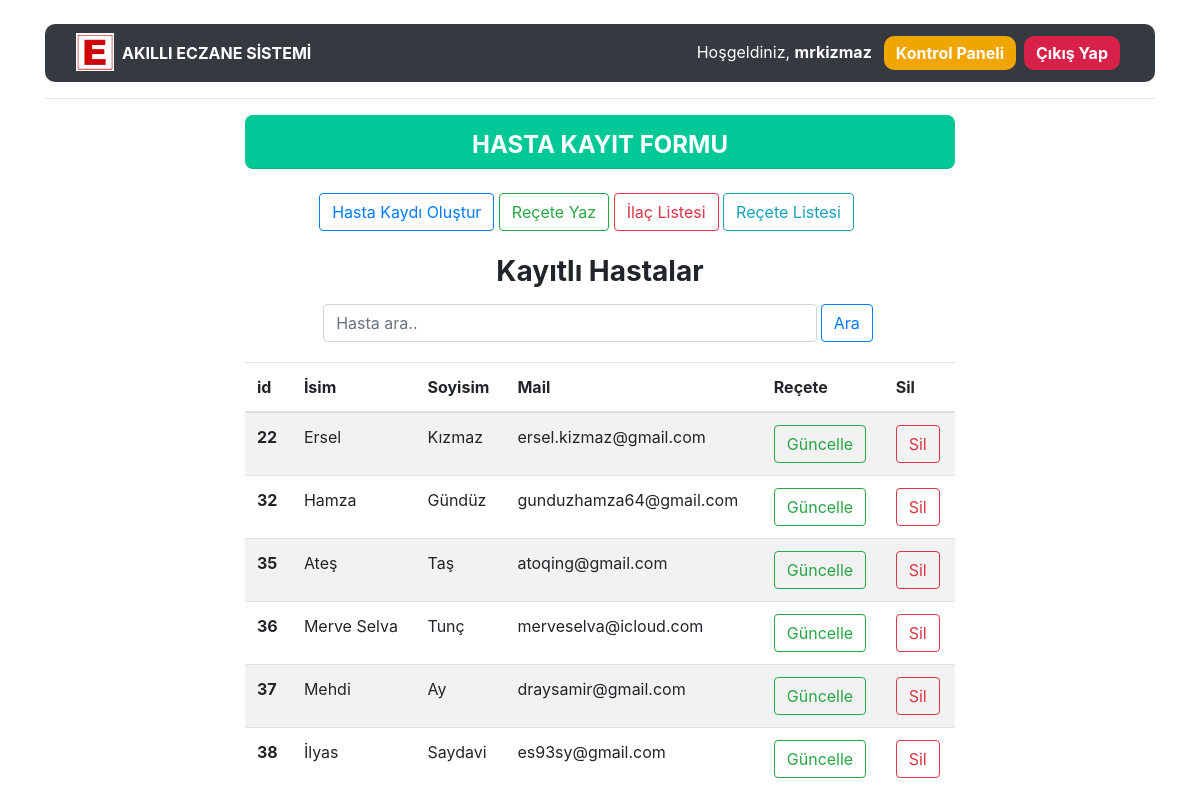
The app's page /medicines/dashboard/ (signed in) with its own data.
### medicine/models.py (models this page shows, shortened)
class Patient(models.Model):
    first_name=models.CharField(max_length=30,verbose_name="İsim")
    last_name = models.CharField(max_length=30,verbose_name="Soyisim")
    mail=models.EmailField(max_length=50,verbose_name="Mail")
    created_date=models.DateTimeField(auto_now=True,verbose_name="Oluşturulma Tarihi")

### medicine/views.py (the view)
# urls.py: path('dashboard/', views.dashboard, name = 'dashboard'),
@login_required(login_url="user:login")
def dashboard(request):
    keyword=request.GET.get("keyword")
    if keyword:
        patient=Patient.objects.filter(first_name__contains=keyword)
        return render(request,"dashboard.html",{"patient":patient})
    medicines = Patient.objects.all()
    context={
        "medicines":medicines
    }
    return render(request,"dashboard.html",context)

### templates/dashboard.html (shortened to what this page needs)
{% extends "layout.html" %}
{% block body %}
<div class="col-md-8 offset-md-2">
  <div class="card-header p-1" style="border-radius:8px; background-color: #00C897">
    <div class="py-1">
    <h4 class="text-white font-weight-bolder text-center mt-2 mb-0"><b>HASTA KAYIT FORMU</b></h4>
    </div>
  </div><br>
    <div class="col-md-10 offset-md-1">
      <span><a class="btn btn-outline-primary" href="/medicines/addpatient">Hasta Kaydı Oluştur</a></span>
      <span><a class="btn btn-outline-success" href="/medicines/receteolustur">Reçete Yaz</a></span>
      <span><a class="btn btn-outline-danger" href="/medicines/ilaclistesi">İlaç Listesi</a></span>
      <span><a class="btn btn-outline-info" href="/medicines/recetelistesi">Reçete Listesi</a></span>
      <br><br>
      <h3 style="text-align:center; font-weight:bold">Kayıtlı Hastalar</h3>
  <div class="input-group p-1 pb-3 justify-content-center align-items-center">
  <input type="search" name="keyword" class="form-control rounded" placeholder="Hasta ara.." aria-label="Search" aria-describedby="search-addon" />
  <button type="button" class="btn btn-outline-primary">Ara</button>
  </div>
  </div>
  {% if medicines %}
    <table class="table table-striped">
      <thead>
        <tr>
          <th scope="col">id</th>
          <th scope="col">İsim</th>
          <th scope="col">Soyisim</th>
          <th scope="col">Mail</th>
          <th scope="col">Reçete</th>
          <th scope="col">Sil</th>
        </tr>
      </thead>
      <tbody>
        {% for i in medicines %}
        <tr>
          <th scope="row">{{i.id}}</th>
          <td>{{i.first_name}}</td>
          <td>{{i.last_name}}</td>
          <td>{{i.mail}}</td>
          <td>
        <span><a class="btn btn-outline-success" href="/medicines/recete/{{i.id}}">Güncelle</a></span> </td>
          <td><a href="/articles/delete/{{article.id}}" style="text-align:center" class="btn btn-outline-danger">Sil</a></td>
        </tr>
        {% endfor %}
      </tbody>
    </table>
  {% else %}
  <div class="alert alert-danger">Herhangi bir hasta kaydı bulunmuyor!!!</div>
  {% endif %}
</div>
{% endblock body %}

### templates/includes/navbar.html (shortened to what this page needs)
{% load static %}
<nav class="navbar navbar-expand-lg navbar-dark bg-dark" style="border-radius: 10px;">
    <div class="container-fluid">
        <div class="collapse navbar-collapse" id="navbarCollapse">
            <div class="navbar-nav mr-auto">
            <img src="{% static 'img/eczane.png' %}" width="38" height="38" title="akıllıeczane"/>
                <a href="/" class="nav-item nav-link active"><b>AKILLI ECZANE SİSTEMİ</b></a>
            </div>
            <ul class="navbar-nav ml-auto">
                {% if request.user.is_authenticated %}
                <li class="nav-item nav-link active">Hoşgeldiniz, <b>{{request.user.username}}</b></li>
                <li class="nav-item active"><a href="/medicines/dashboard"><button class="button button4"><b>Kontrol Paneli</b></button></a></li>
                <li class="nav-item active"><a href="/user/logout"><button class="button button2"><b>Çıkış Yap</b></button></a></li>
                {% else %}
                <li class="nav-item active"><a href="/user/login"><button class="button button1"><b>Giriş Yap</b></button></a></li>
                <li class="nav-item active"><a href="/user/register"><button class="button button3"><b>Kayıt Ol</b></button></a></li>
                {% endif %}
            </ul>
        </div>
    </div>
</nav>

### static/css/style.css (style rules this page uses)
button { padding: 5px 12px; text-align: center; text-decoration: none; display: inline-block; font-size: 16px; margin: 4px; transition-duration: 0.4s; cursor: pointer; border-radius: 10px; }
.button2 { background-color: #D82148; color: white; border: 1px red; }
.button4 { background-color: #F0A500; color: white; border: 1px yellow; }

### records on screen
Patient: id "22", first_name "Ersel", last_name "Kızmaz", mail "ersel.kizmaz@gmail.com"
Patient: id "32", first_name "Hamza", last_name "Gündüz", mail "gunduzhamza64@gmail.com"
Patient: id "35", first_name "Ateş", last_name "Taş", mail "atoqing@gmail.com"
Patient: id "36", first_name "Merve Selva", last_name "Tunç", mail "merveselva@icloud.com"
Patient: id "37", first_name "Mehdi", last_name "Ay", mail "draysamir@gmail.com"
Patient: id "38", first_name "İlyas", last_name "Saydavi", mail "es93sy@gmail.com"

### other values on screen
{{ request.user.username }} "mrkizmaz"
